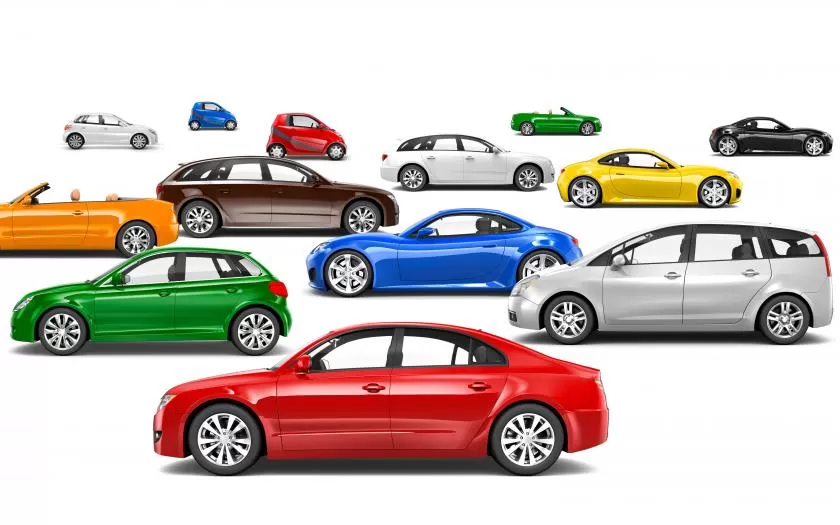
#> input picture Image Changer/cars.jpg, 840 x 525 px, found by its file name
$ python rgb-breakout.py
#> lines starting #> are read from the running program, lines starting #| are printed output that depends on the picture
import matplotlib.pyplot as plt
import matplotlib.image as mpimg
import numpy as np

file_name = "Image Changer/cars.jpg"

img = mpimg.imread(file_name)
#> img is the input picture: shape (525, 840, 3); mean R, G, B 204.1, 194.2, 190
r = img[:,:,0]
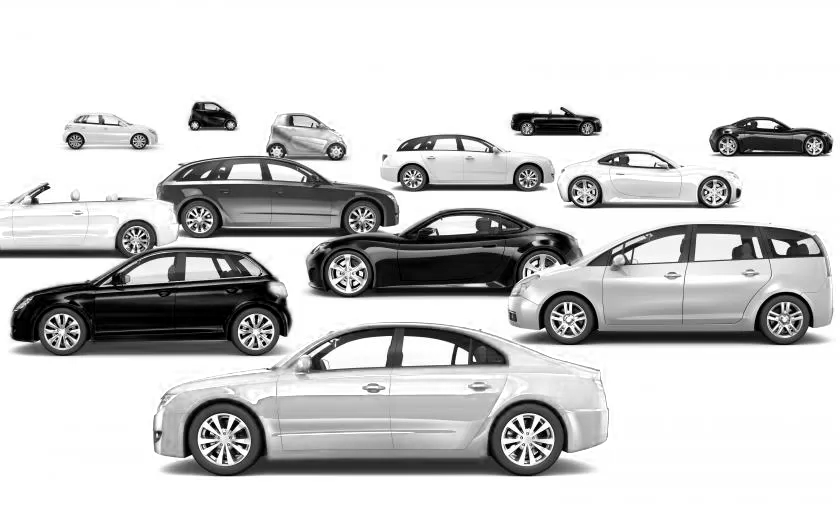
#> r: shape (525, 840); min 0, max 255, mean 204.1
g = img[:,:,1]
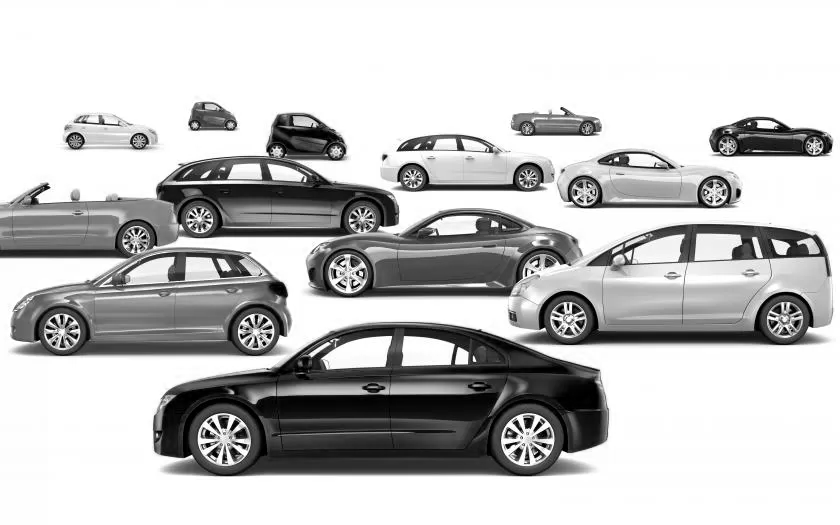
#> g: shape (525, 840); min 0, max 255, mean 194.2
b = img[:,:,2]
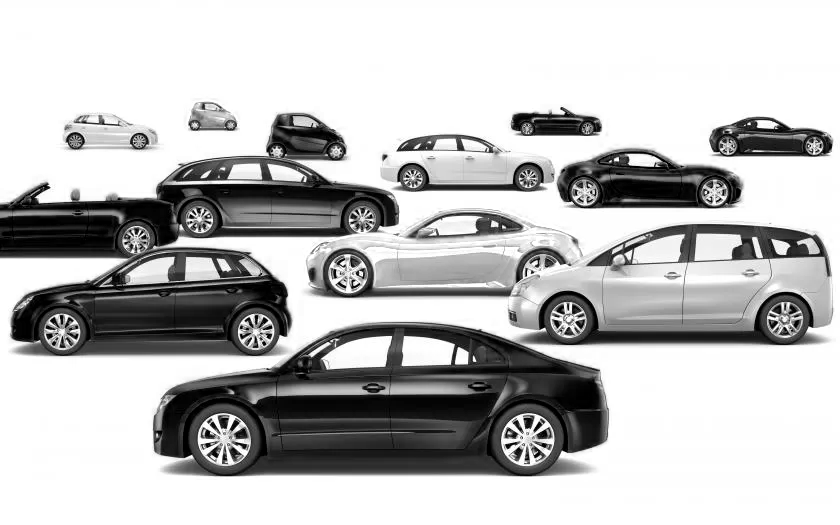
#> b: shape (525, 840); min 0, max 255, mean 190

'''
plt.imshow(r, cmap="Reds")
plt.show()
plt.imshow(g, cmap ="Greens")
plt.show()
plt.imshow(b, cmap="Blues")
plt.show()
'''

rgb_list = ['Reds','Greens','Blues']
fig, ax = plt.subplots(1, 3, figsize=(15,5), sharey = True)
for i in range(3):
    ax[i].imshow(img[:,:,i], cmap = rgb_list[i])
    ax[i].set_title(rgb_list[i], fontsize = 15)

fig.show()
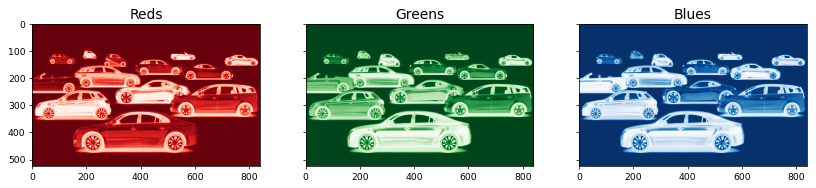
#> figure drawn by matplotlib, 3 panels
